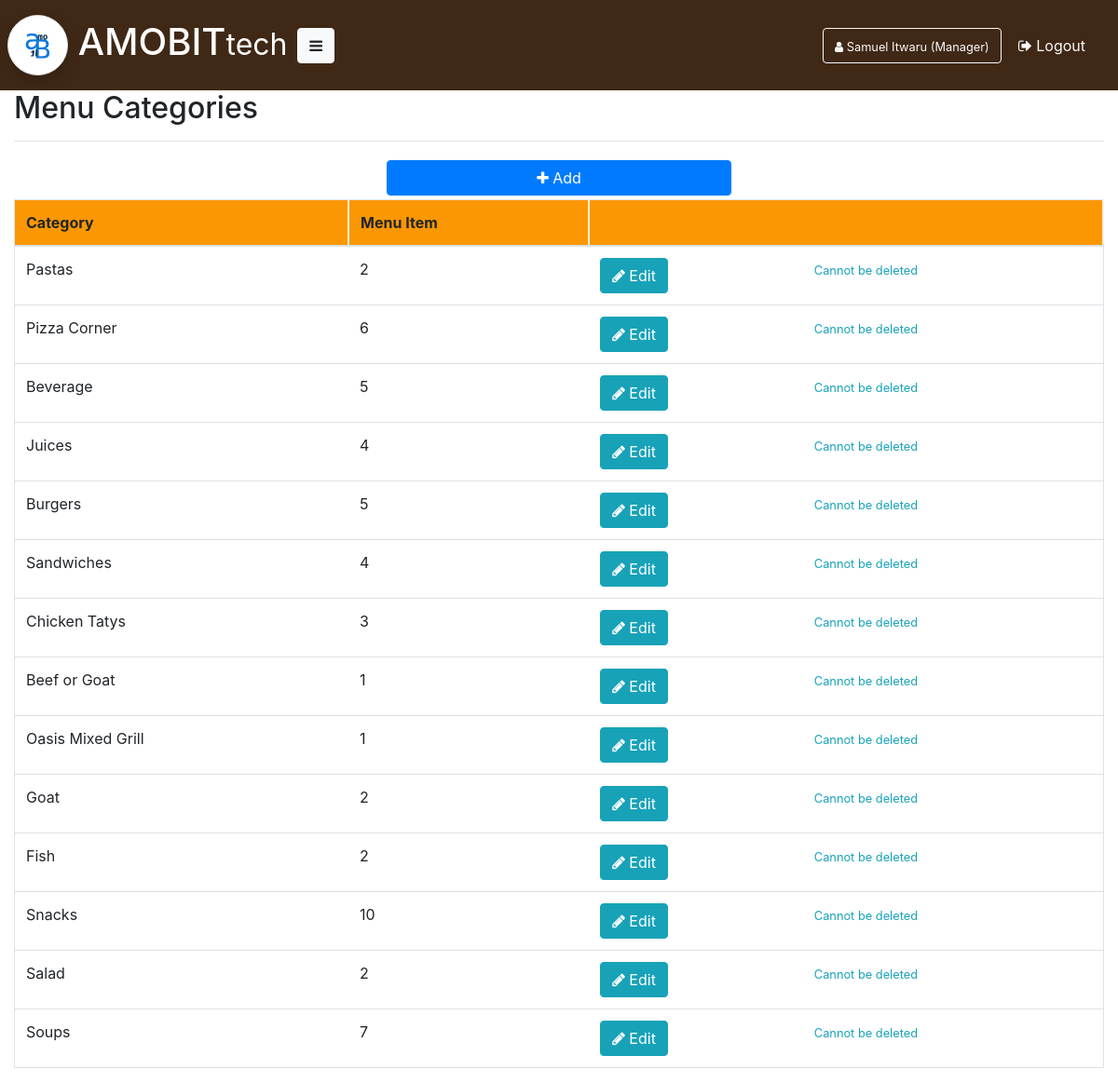
The app's page /food-category/ (signed in) with its own data.
### Application/database/model.py (models this page shows, shortened)
class Manager(Base):
    __tablename__ = "manager"
    id = Column(Integer, primary_key=True)
    first_name = Column(String(64))
    last_name = Column(String(64))
    email = Column(String(64))
    boss_email = Column(String(64))
    user = relationship("User", backref="manager", cascade="all,delete", uselist=False)
    def delete(self):
        session.delete(self)
        session.commit()

class FoodCategory(Base):
    __tablename__ = "food_category"
    id = Column(Integer, primary_key=True)
    name = Column(String)
    foods = relationship("Food", backref="category")
    def read(self):
        return session.query(self).all()

### Application/blueprints/FoodCategory/food_category.py (the view)
@food_category.route("/")
@login_required
def get_categories():
    categories = FoodCategory.read(FoodCategory)
    if current_user.manager:
        return render_template("manager/food-categories.html", mod=module, categories=categories)
    elif current_user.chef:
        return render_template("chef/food-categories.html", mod=module, categories=categories)

### Application/__init__.py (called while the page is built)
@login_manager.user_loader
def load_user(user_id):
    return session.query(User).filter_by(id=user_id).first()

### Application/templates/manager/food-categories.html (shortened to what this page needs)
{% extends 'manager/manager-base.html' %}
{% block content %}
<h2>Menu Categories</h2>
<hr>
<div class="row py-1">
	<div class="col-md-4"></div>
	<div class="col-md-4">
		<button type="button" class="btn btn-primary btn-block" data-toggle="modal" data-target="#addCategoryModel"><span class="fa fa-plus"></span> Add</button>
	</div>
</div>
<div class="row">
	<div class="col-md-12">
		<table class="table table-responsive-sm table-hover border">
			<thead>
			    <tr>
			    	<th scope="col">Category</th>
			    	<th scope="col">Menu Item</th>
			    	<th scope="col" colspan="2">
			    	</th>
			    </tr>
			  </thead>
			  <tbody>
			  	{% for category in categories %}
			  		<tr scope="row" style="cursor: pointer;">
			  			<td>{{category.name}}</td>
			  			<td>{{ category.foods|length }}</td>
			  			<td>
		  					<button type="button" class="btn btn-info" data-toggle="modal" data-target="#editCategoryModel{{category.id}}"><span class="fa fa-pencil"></span> Edit</button>
			  			</td>
			  			<td>
			  				{% if category.foods|length %}
				  				<small class="text-info">Cannot be deleted</small>
			  				{% endif %}
		  				</td>
			  		</tr>
			  	{% endfor %}
			  </tbody>
		</table>
	</div>
</div>
{% endblock %}

### Application/templates/manager/manager-base.html (shortened to what this page needs)
{% extends 'global/base.html' %}
{% block body %}
{% if current_user.manager %}
<div class="container-fluid">
	<div class="row text-white fixed p-2" style="font-size: 22px; background-color: rgba(56, 33, 13, 0.966);">
		<div class="col-md-8 col-sm-12 pl-0 py-2 my-auto">
			<h1 class="d-inline"><img class="img-thumbnail rounded-circle shadow" height="65px" width="65px" src="{{ url_for('static', filename='img/logo.png') }}"> AMOBIT<small>tech</small> <button class="btn btn-light float-md-none float-right" data-toggle="collapse" href="#mobile-menu" role="button" aria-expanded="false" aria-controls="mobile-menu"><span class="fa fa-navicon"></span></button></h1>
		</div>
		<div class="col-md-4 col-sm-12 my-auto text-white" align="right">
			<a href="{{url_for('manager.edit_manager')}}" class="btn btn-outline-light"><small><span class="fa fa-user"></span> {{current_user.manager.first_name}} {{current_user.manager.last_name}} (Manager)</small></a>
			<a href="{{ url_for('user.logout') }}"><button class="btn btn-outline-light border-0"><span class="fa fa-sign-out"></span> Logout</button></a>
		</div>
	</div>
	<div class="row">
		<div class="container-fluid">
			{% block content %}
			{% endblock %}
		</div>
	</div>
</div>
{% endif %}
{% endblock %}

### Application/static/css/style.css (style rules this page uses)
.fixed { position:sticky; top:0; z-index:1 }
.table th { background-color: rgb(250, 151, 3) }
.table th { border-right: 2px solid rgb(252, 238, 212); }

### records on screen
Manager: manager.first_name "Samuel", manager.last_name "Itwaru"
FoodCategory: name "Pastas", foods|length "2"
FoodCategory: name "Pizza Corner", foods|length "6"
FoodCategory: name "Beverage", foods|length "5"
FoodCategory: name "Juices", foods|length "4"
FoodCategory: name "Burgers", foods|length "5"
FoodCategory: name "Sandwiches", foods|length "4"
FoodCategory: name "Chicken Tatys", foods|length "3"
FoodCategory: name "Beef or Goat", foods|length "1"
FoodCategory: name "Oasis Mixed Grill", foods|length "1"
FoodCategory: name "Goat", foods|length "2"
FoodCategory: name "Fish", foods|length "2"
FoodCategory: name "Snacks", foods|length "10"
FoodCategory: name "Salad", foods|length "2"
FoodCategory: name "Soups", foods|length "7"
